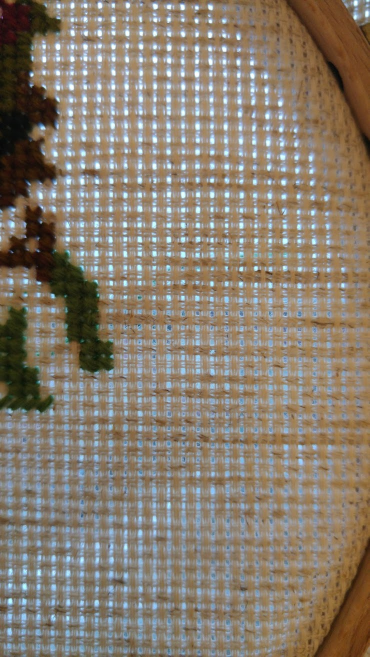
//> input picture img/sample1.bmp, 739 x 1313 px (shown at 1/2 size)
$ ./main   (built with g++ and OpenCV 4)
//> lines starting //> are read from the running program, lines starting //| are printed output that depends on the picture; after the words box and inside, x2 and y2 are one past the last pixel; in counts of white or black regions, pixels touching at a corner belong together
//> in singleImage, img is the input picture: 1313 rows x 739 cols, CV_8UC3; mean B, G, R 110.8, 124.7, 135.6
#include <opencv2/opencv.hpp>
#include <opencv\highgui.h>
#include <vector>


void processImage(cv::Mat &source) {
	cv::Mat destination;
	cv::cvtColor(source, destination, cv::COLOR_BGR2GRAY);
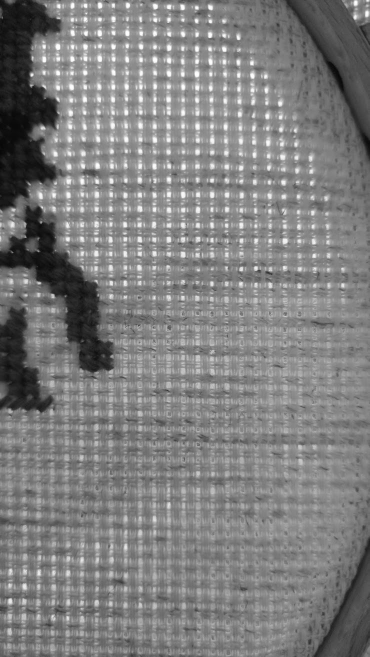
//> destination: 1313 rows x 739 cols, CV_8UC1 (shown at 1/2 size); min 5, max 255, mean 126.4

	cv::threshold(destination, destination, 200, 255, cv::THRESH_BINARY);
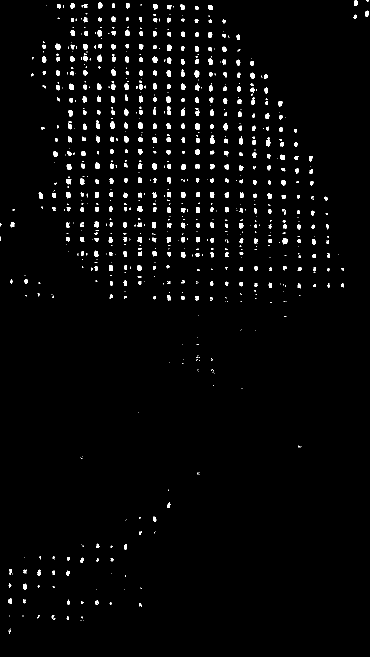
//> destination: 1313 rows x 739 cols, CV_8UC1 (shown at 1/2 size); 2.5% white; 803 white regions (424 under 20 px)
	//cv::imshow("threshold", destination);
	//cv::invert(destination, destination);


	std::vector<std::vector<cv::Point> > contours;
	cv::findContours(destination, contours, cv::RETR_EXTERNAL, cv::CHAIN_APPROX_SIMPLE);
//> contours = 803 contours, 462 with area under 20; largest, box (x1, y1, x2, y2) and area: (389, 141, 399, 155) 90, (420, 271, 429, 288) 88, (221, 243, 230, 258) 87, (111, 87, 121, 100) 87, (277, 244, 286, 258) 86


	const cv::Scalar colorRed(0, 0, 255.0);

	int contourId = 0;
	for (const std::vector<cv::Point> &contour : contours) {
		contourId++;

		const cv::Moments moments = cv::moments(contour);
		const double area = cv::contourArea(contour);
		if (area > 0) {
			const cv::Point2d center(moments.m10 / moments.m00, moments.m01 / moments.m00);
			cv::circle(source, center, 3, colorRed);

			// grid.addPoint(center.x, center.y);
		}
	}
//> this loop made 803 passes
//> (area, center) on passes 17, 18, 20, 26, 31, 32, 33, 34, 35, 41, 43, 48: (23.5, Point(192.6, 1204.2)), (21.5, Point(136.3, 1204.8)), (49, Point(20.11, 1201.8)), (57.5, Point(49.14, 1172.9)), (39.5, Point(135.7, 1145.8)), (27, Point(107, 1145.1)), (43, Point(77.68, 1145.3)), (24, Point(49.46, 1142.2)), (31, Point(20.63, 1142.5)), (34, Point(163.5, 1119.8)), (25.5, Point(136.5, 1117.1)), (40, Point(251, 1093.3))
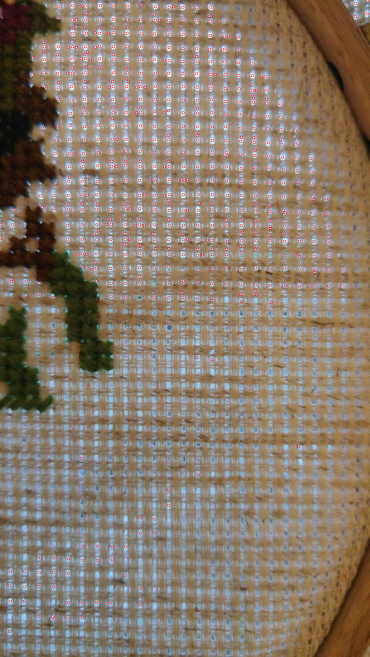
//> source: 1313 rows x 739 cols, CV_8UC3 (shown at 1/2 size); 0.95% of pixels changed, all inside (x1, y1, x2, y2) = (0, 0, 739, 1266)
//> after the loop, contourId = 803


	// [17 lines of commented-out code are left out]


	cv::imshow("Source", source);
}


inline void singleImage() {
	cv::Mat img = cv::imread("img//sample1.bmp");
	processImage(img);
	cv::waitKey(0);
}

inline void videoSource() {
	cv::Mat original;
	cv::Mat final;

	cv::VideoCapture cap;          //initialize capture
	cap.open(1);
	cap.set(CV_CAP_PROP_FRAME_WIDTH, 1280);
	cap.set(CV_CAP_PROP_FRAME_HEIGHT, 1024);
	cap.set(CV_CAP_PROP_SETTINGS, 1);

	while (1) {
		cap >> original;          //copy webcam stream to image

		processImage(original);
		cv::waitKey(33);
	}
}

int main() {

	singleImage();
	//videoSource();
	return 0;


}
